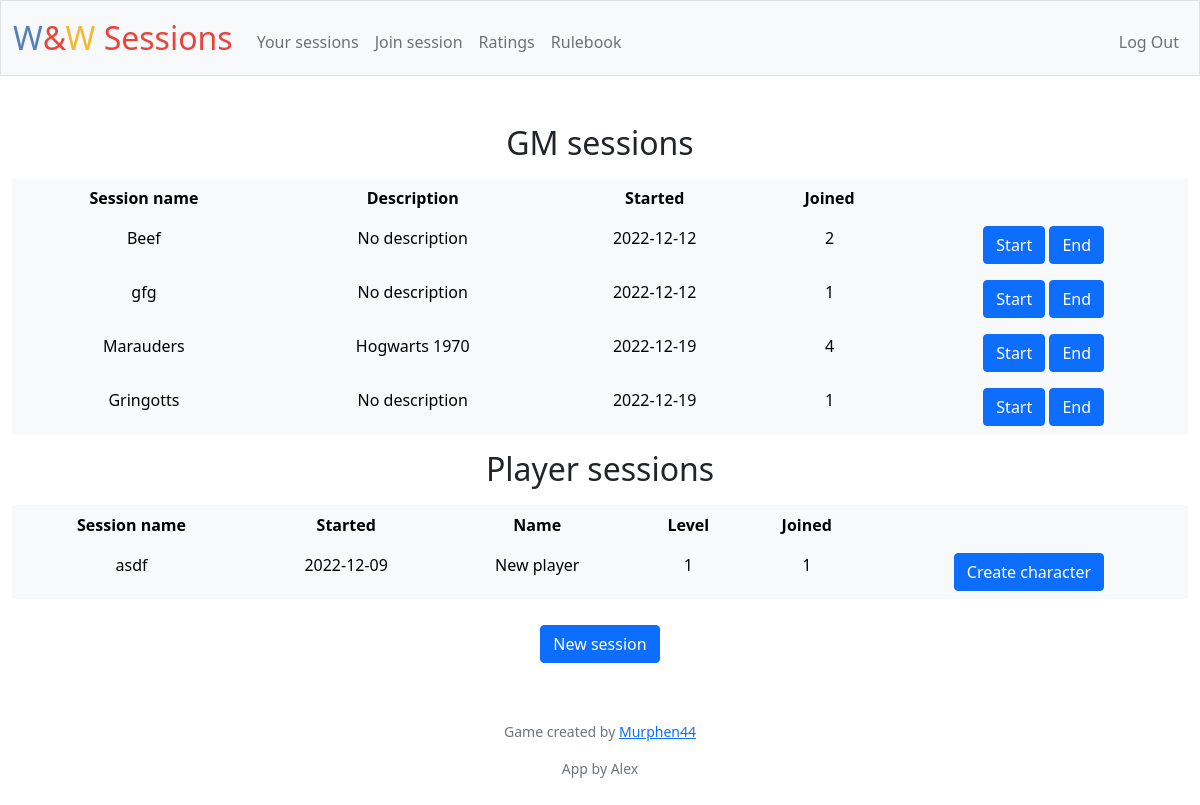
/sessions/ (signed in), run on the app's committed database.
### tables this page shows
CREATE TABLE players (player_id INTEGER,
	session_id INTEGER,
	character_name TEXT NOT NULL,
	character_level INTEGER DEFAULT 1, house VARCHAR(15), style VARCHAR(15), discipline VARCHAR(25), background VARCHAR(20), Strength SMALLINT, Dexterity SMALLINT, Intellect SMALLINT, Wisdom SMALLINT, Charisma SMALLINT, Constitution SMALLINT, cur_hp SMALLINT,
	FOREIGN KEY (player_id) REFERENCES users(id),
	FOREIGN KEY (session_id) REFERENCES sessions(id));

### app.py (the view, shortened to what this page needs)
@app.route("/sessions/", methods=["GET", "POST"])
@login_required
def sessions():
    user_id = session["user_id"]
    gm_sessions = db.execute("SELECT id, name AS [Session name], description AS Description, started AS Started FROM sessions WHERE gm_id = ?;", user_id)
    for row in gm_sessions:
        count = db.execute("SELECT COUNT(player_id) AS p FROM players WHERE session_id = ?", row["id"])
        row["Joined"] = str(count[0]["p"])
        del row["id"]
    player_sessions = db.execute("SELECT name AS [Session name], started AS Started, character_name AS Name, character_level AS Level FROM sessions, players, users WHERE sessions.id = players.session_id AND players.player_id = users.id AND users.id = ?;", user_id)
    for row in player_sessions:
        count = db.execute("SELECT COUNT(player_id) AS p FROM players, sessions WHERE players.session_id = sessions.id AND name = ?", row["Session name"])
        row["Joined"] = str(count[0]["p"])
    no_res = None
    if len(gm_sessions) == 0 and len(player_sessions) == 0:
        no_res = "You are not participating in any session yet. Join any existing session, or create your own!"
    return render_template("sessions.html", gm_sessions=gm_sessions, player_sessions=player_sessions, no_res=no_res, count=get_invites(), s_name=check_session())

### app.py (called while the page is built)
def get_invites():
    try:
        user_id = session["user_id"]
    except:
        return
    messages = db.execute("SELECT COUNT(message) AS count FROM messages, users WHERE messages.reciever_id = users.id AND users.id = ?;", user_id)
    count = messages[0]["count"]
    print(count)
    return count

def check_session():
    try:
        if session["session_id"]:
            rows = db.execute("SELECT name FROM sessions WHERE id = ?", session["session_id"])
            session_name = rows[0]["name"]
            return session_name
    except:
        return None

### helpers.py (called while the page is built)
def login_required(f):
    @wraps(f)
    def decorated_function(*args, **kwargs):
        if session.get("user_id") is None:
            return redirect("/login")
        return f(*args, **kwargs)
    return decorated_function

### templates/sessions.html (shortened to what this page needs)
{% extends "layout.html" %}
{% block main %}
    {% if not no_res %}
        {% if gm_sessions %}
            <h2>GM sessions</h2>
            <div class="table-responsive mt-3 w-100">
                <table class="table table-light table-borderless">
                    <thead>
                        <tr>
                            {% for key in gm_sessions[0] %}
                                <th scope="col">{{key}}</th>
                            {% endfor %}
                            <th scope="col"></th>
                        </tr>
                    </thead>
                    <tbody>
                        {% for row in gm_sessions %}
                            <tr>
                                {% for key in row %}
                                    {% if row[key]|length < 45 %}
                                        <td scope="row">{{row[key]}}</td>
                                    {% else %}
                                        <td scope="row">{{row[key][0:41]}}...</td>
                                    {% endif %}
                                {% endfor %}
                                <td scope="row">
                                    <form class="inline" action="/sessions/" method="post">
                                        <button class="btn btn-primary" type="submit">Start</button>
                                    </form>
                                    <form class="inline" action="/sessions/" method="post">
                                        <button class="btn btn-primary" type="submit">End</button>
                                    </form>
                                </td>
                            </tr>
                        {% endfor %}
                    </tbody>
                </table>
            </div>
        {% endif %}
        {% if player_sessions %}
            <h2>Player sessions</h2>
            <div class="table-responsive mt-3">
                <table class="table table-light table-borderless">
                    <thead>
                        <tr>
                            {% for key in player_sessions[0] %}
                                <th scope="col">{{key}}</th>
                            {% endfor %}
                            <th scope="col"></th>
                        </tr>
                    </thead>
                    <tbody>
                        {% set count = namespace(value=0) %}
                        {% for row in player_sessions %}
                            <tr>
                                {% for key in row %}
                                    <td scope="row">{{row[key]}}</td>
                                {% endfor %}
                                {% set count.value = count.value + 1 %}
                                <td scope="row">
                                    <form class="inline" action="/sessions/" method="post">
                                        <button id="edit_{{count.value}}" class="btn btn-primary" type="submit">Create character</button>
                                    </form>
                                </td>
                            </tr>
                        {% endfor %}
                    </tbody>
                </table>
            </div>
        {% endif %}
    {% else %}
    <div>
        <p>{{no_res}}</p>
    </div>
    {% endif %}
    <form action="/sessions/new" method="get">
        <div class="mb3">
            <button class="btn btn-primary" type="submit">New session</button>
        </div>
    </form>
{% endblock %}

### static/styles.css (style rules this page uses)
.inline { display: inline-block; }
.mb3 { margin: 10px auto; width: 40%; }

### data on the page
players: name "asdf" "2022-12-09" "New player" "1" "1"

### other printed values
{{ key }} "Session name" "Description" "Started" "Joined"
{{ row[key] }} "Beef" "No description" "2022-12-12" "2" "gfg" "No description" "2022-12-12" "1" "Marauders" "Hogwarts 1970" "2022-12-19" "4" "Gringotts" "No description" "2022-12-19" "1"
{{ key }} "Session name" "Started" "Name" "Level" "Joined"
